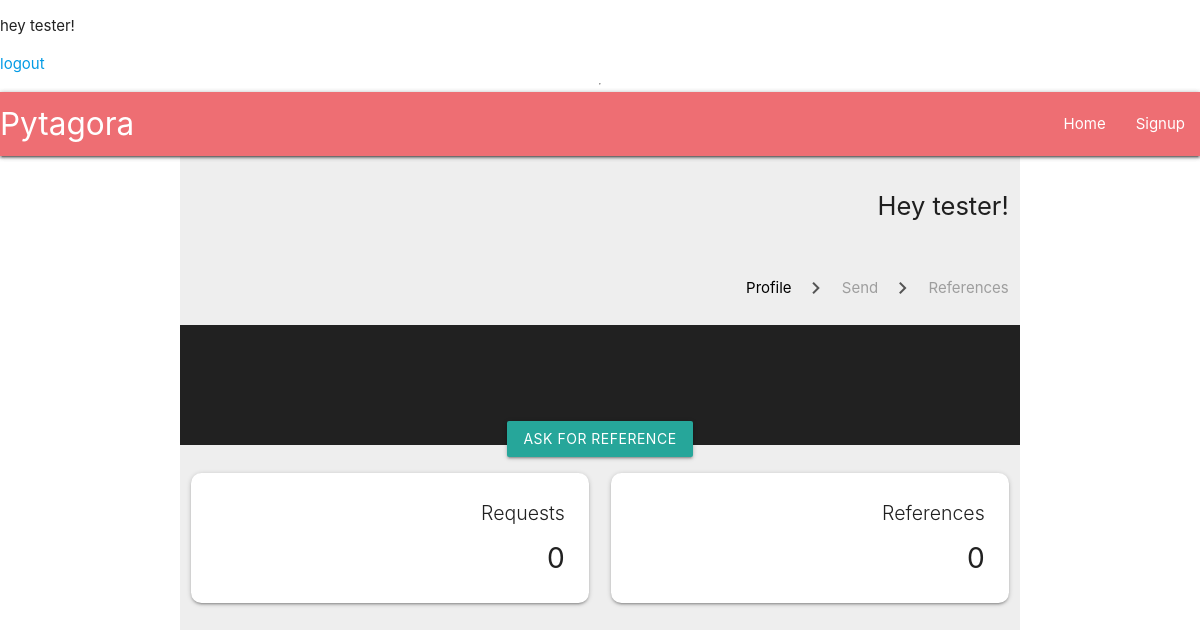
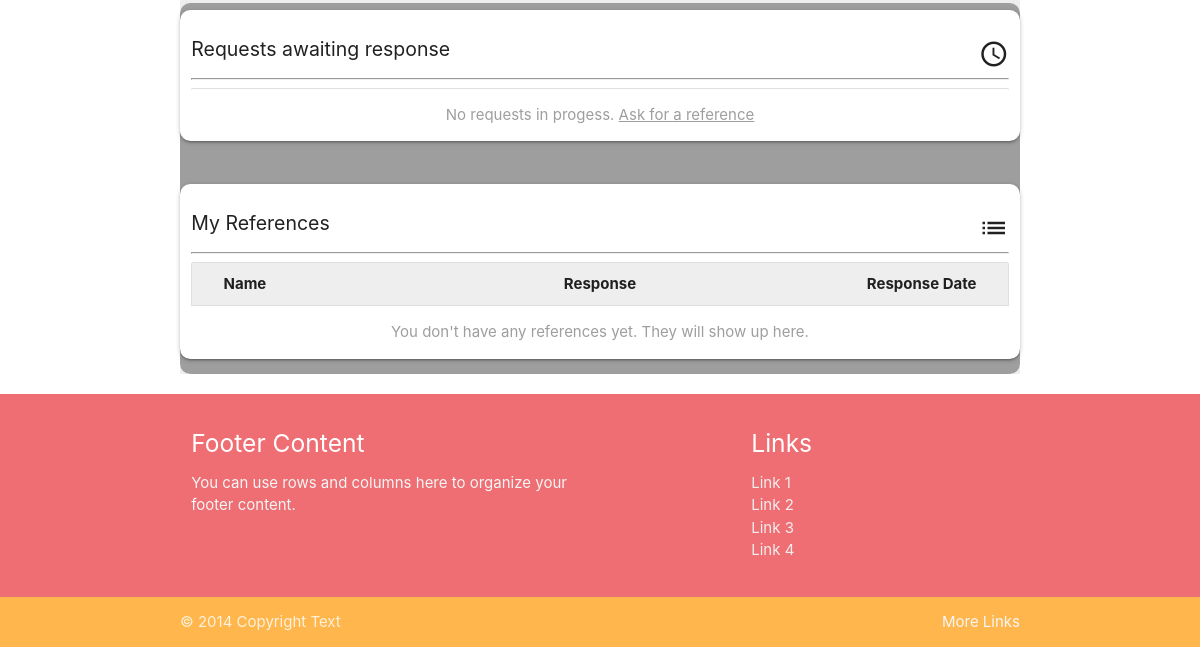
/profile/ (signed in), run on an earlier commit of the app's database (2 pictures, top to bottom).
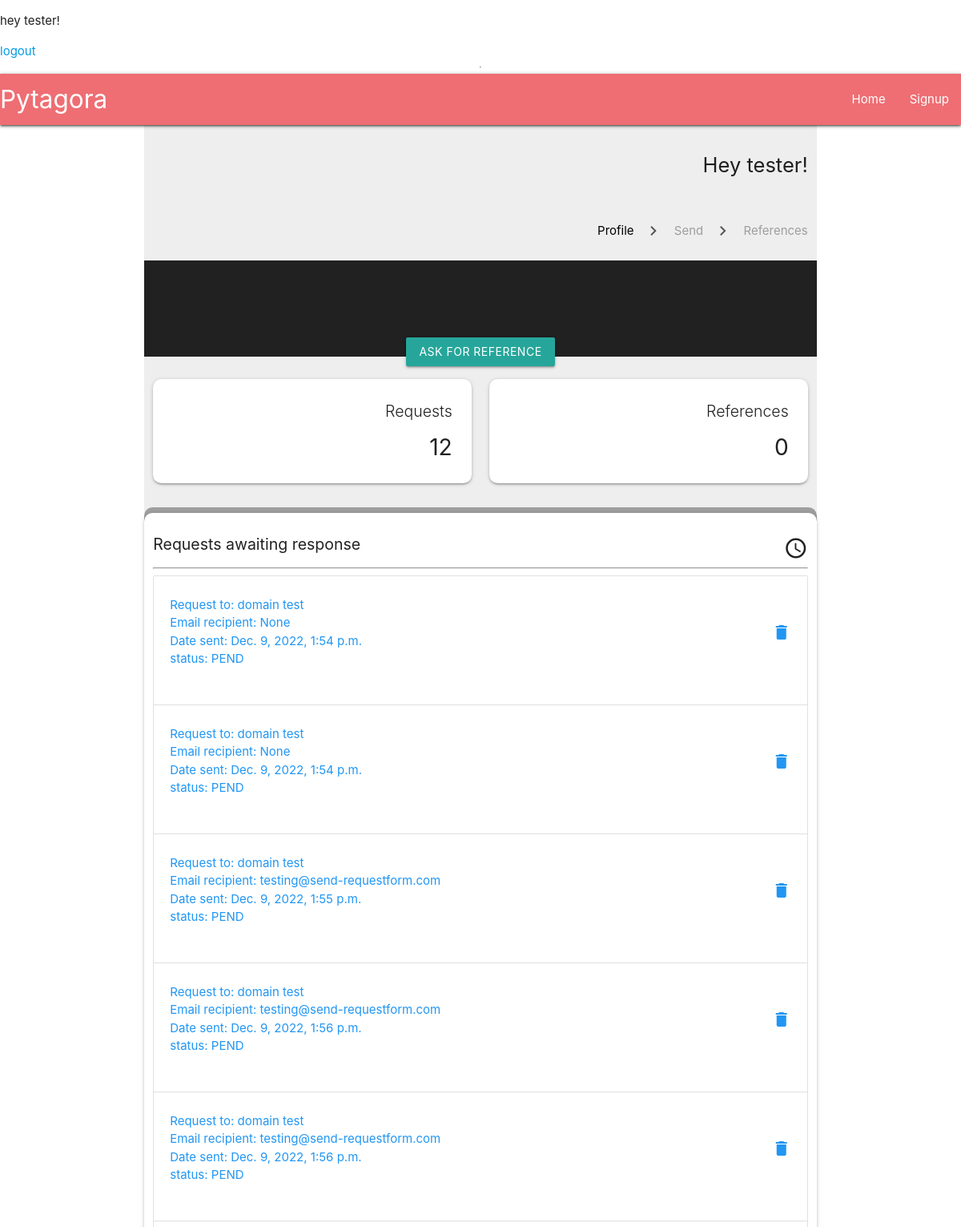
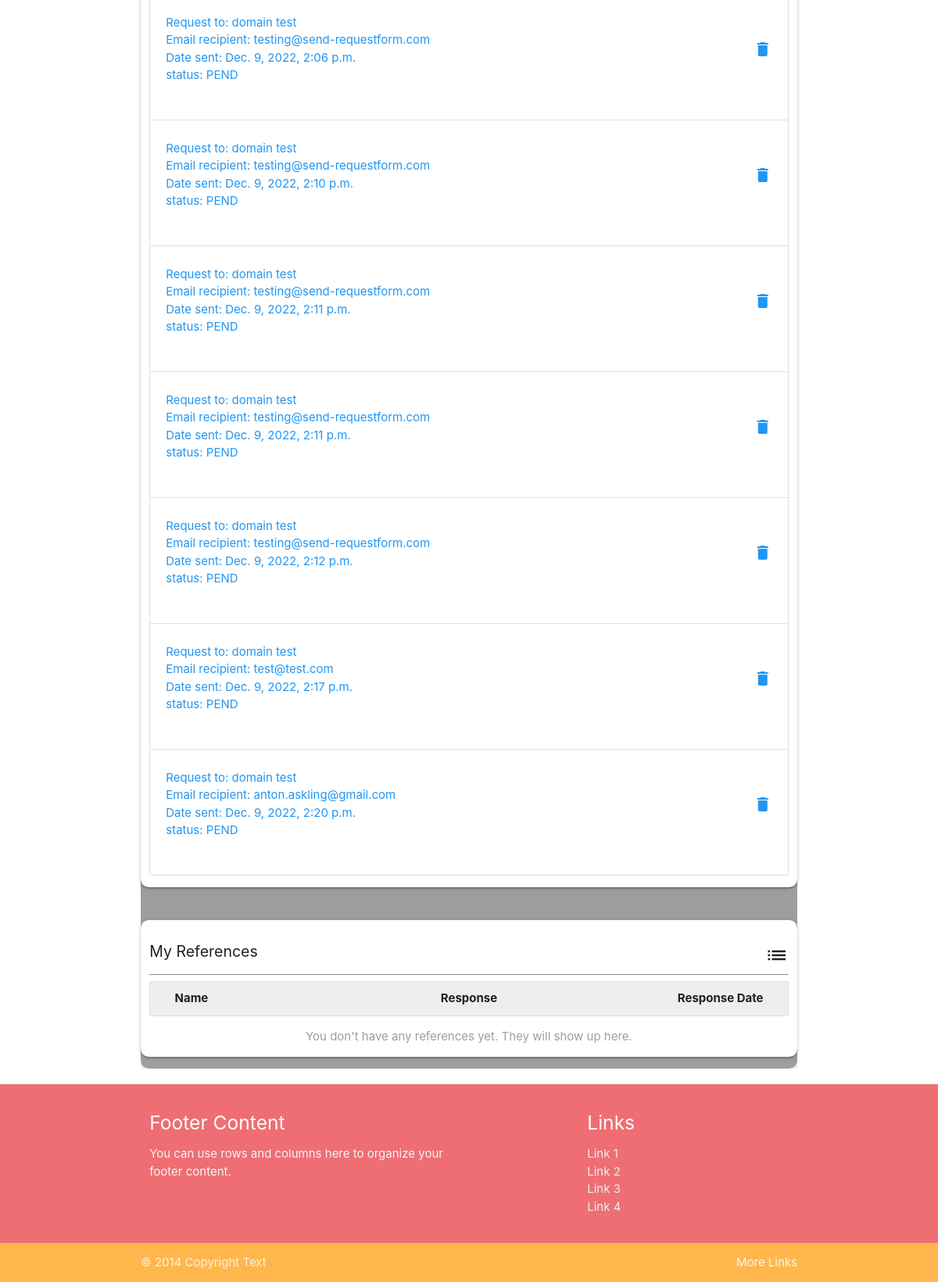
And on a later commit of the database (2 pictures, top to bottom).
### core/models.py (models this page shows, shortened)
class User(PermissionsMixin, AbstractBaseUser):
    email = models.EmailField(_("email adress"), max_length=254, unique=True)
    first_name = models.CharField(_("first name"), max_length=50)
    last_name = models.CharField(_("last name"), max_length=50)
    date_joined = models.DateTimeField(_("date joined"), auto_now_add=True)
    last_login = models.DateTimeField(_("last login"), auto_now=True)
    is_active = models.BooleanField(_("active"), default=True)
    is_staff = models.BooleanField(_("staff"), default=True)
    is_recruiter = models.BooleanField(_("recruiter"), default=False)
    objects = UserManager()
    USERNAME_FIELD = "email"
    REQUIRED_FIELDS = []
    class Meta:
        verbose_name = _("user")
        verbose_name_plural = _("user")

### userprofile/models.py (models this page shows, shortened)
class RefRequest(models.Model):
    profile = models.ForeignKey(Profile, verbose_name=_("profile"), on_delete=models.CASCADE)
    company_name = models.CharField(_("company name"), max_length=100, null=True, blank=True)
    company_slug = models.SlugField(_("company_slug"), null=True, blank=True, unique=False, max_length=150)
    date_from = models.DateField( verbose_name=_("date from"))
    date_to = models.DateField(verbose_name=_("date to"))
    to_email = models.EmailField(_("to email"), max_length=254, null=True, blank=True)
    UNINITIATED = "UNIN"
    PENDING = "PEND"
    COMPLETE = "COMP"
    STATUS_CHOICES = [
        (UNINITIATED, "Uninitiated"),
        (PENDING, "Pending"),
        (COMPLETE, "Complete"),
    ]
    status = models.CharField(_("status"), max_length=4, choices=STATUS_CHOICES, default=UNINITIATED,)
    time_sent = models.DateTimeField(_("time_sent"), auto_now_add=True, null=True)
    class Meta:
        verbose_name = "Reference request"
        verbose_name_plural = "Reference requests"

### userprofile/views.py (the view)
# urls.py: path("profile/", TestProfileView.as_view(), name="test_profile"),
class TestProfileView(LoginRequiredMixin, ListView):
    model = Profile
    context_object_name = "profile"
    template_name="userprofile/test_profile.html"
    def get_context_data(self, **kwargs):
        context = super().get_context_data(**kwargs)
        context["profile"] = context["profile"].filter(user=self.request.user)
        context["requests"] = context["profile"][0].refrequest_set.all()
        context["count_requests"] = context["requests"].count()
        print(context["requests"].count())
        context["comp_responses"] = context["profile"][0].refresponse_set.all(
        ).filter(ref_request__status="COMP")
        context["count_responses"] = context["comp_responses"].count()
        context["current_datetime"] = datetime.now().strftime("%Y-%m-%d %H:%M")
        return context

### userprofile/templates/userprofile/test_profile.html (shortened to what this page needs)
{% extends "base.html" %}
{% block content %}
    <div class="container center grey lighten-3">
        <section class="profile-section">
            <div class="heading-row row row-margin-delete">
                <div class="heading-box col s12">
                    <h2 class="hm right">Hey {{ user.first_name }}!</h2>
                </div>
            </div>
            <div class="crumbs-row row">
                <nav class="crumbs-box col s10 m6 right transparent z-depth-0">
                    <div class="nav-wrapper right ">
                          <a  href="#!" class="breadcrumb black-text">Profile</a>
                          <a  href="#!" class="breadcrumb grey-text">Send</a>
                          <a  href="#!" class="breadcrumb grey-text">References</a>
                    </div>
                </nav>
            </div>
            <div class="req-reference-row row">
                <div class="col s12 profilesque-image grey darken-4">
                    <a class="btn" id="req-reference" href="{% url 'send_request' %}">Ask For Reference</a>
                </div>
            </div>
            <div class="counter-row row row-margin-delete">
                <div class="col s6 counter-box">
                    <div class="card right-align rounded">
                        <div class="card-content">
                            <span class="hs card-title"> Requests </span>
                            <span class="xl3">{{ count_requests }}</span>
                        </div>
                    </div>
                </div>
                <div class=" col s6 counter-box">
                    <div class="card right-align rounded">
                        <div class="card-content">
                            <span class="hs card-title"> References </span>
                            <span class="xl3">{{ count_responses }}</span>
                        </div>
                    </div>
                </div>
            </div>
        </section>
        <section class="grey rounded">
            <div class="row">
                <div class="col s12 card-panel rounded left-align">
                    <h3 class="hs">Requests awaiting response <i class="material-icons small right">access_time</i></h3>
                    <hr/>
                    <div class="collection">
                        {% for request in requests %}
                            {% if request.status == "PEND" %}
                            <a class=" collection-item " href="">
                                <div class="row valign-wrapper">
                                    <div class="col s9 content truncate">
                                        <p class="truncate blue-text">
                                            Request to: {{ request.company_name }}<br />
                                            Email recipient: {{ request.to_email }}<br />
                                            Date sent: {{ request.time_sent }} <br />
                                            status: {{ request.status }}
                                        </p>
                                    </div>
                                    <div class="col s3">
                                        <i class="right material-icons blue-text">delete</i>
                                    </div>
                                </div>
                            </a>
                            {% endif %}
                            {% empty %}
                            <div class="col s12 truncate center-align collection-item grey-text">
                                <p>No requests in progess. <a class="grey-text" href="{% url 'send_request' %}"><u>Ask for a reference</u></a></p>
                            </div>
                        {% endfor %}
                    </div>
            </div>
            </div>
            <div class="row">
                <div class="col s12 card-panel rounded left-align">
                    <h3 class="hs">My References <i class="material-icons small right">list</i></h3>
                    <hr/>
                    <div class="collection">
                        <div class="row collection-item reference-collection grey lighten-3">
                            <div class="col s3 truncate left-align bold">Name</div>
                                    <div class="col s6 truncate center-align bold">Response</div>
                                    <div class="col s3 truncate right-align bold">Response Date</div>
                        </div>
                        {% for response in comp_responses %}
                        <a class="row collection-item reference-collection blue-text" href="">
                                <div class="col s3 truncate left-align"> {{ response.get_full_name }}</div>
                                <div class="col s6 truncate center-align">{{ response.elaborate }}</div>
                                <div class="col s3 truncate right-align">{{ response.time_added }}</div>
                        </a>
                        {% empty %}
                        {% if user.date_joined|date:"Y-m-d H:i"  == current_datetime %}
                        <a class="example-reference row collection-item reference-collection blue-text" href="">
                            <div class="col s3 truncate left-align"> Elon Musk</div>
                            <div class="col s6 truncate center-align">He kind of knew what he was doing, and he liked twitter wich was nice.</div>
                            <div class="col s3 truncate right-align">Dec. 12, 1991</div>
                         </a>
                        <div class="col s12 truncate center-align collection-item grey-text">
                             <p>your references show up here, just like an email, click to read more</p>
                         </div>
                         {% else %}
                         <div class="col s12 truncate center-align collection-item grey-text">
                            <p>You don't have any references yet. They will show up here.</p>
                        </div>
                        {% endif %}
                       {% endfor %}
                    </div>
                    </div>
                </div>
            </div>
{% endblock content %}

### userprofile/templates/base.html (shortened to what this page needs)
{% load static %}
<!DOCTYPE html>
<html lang="en">
    <head>
        <link type="text/css"
              rel="stylesheet"
              href="{% static 'materialize/css/materialize.min.css' %}"
              media="screen,projection"/>
        <link rel="stylesheet" href="{% static 'base/css/style.css' %}"/>
    </head>
    <body>
        {% if user.is_authenticated %}
        <p>hey {{ user.first_name }}!</p>
        <a href="{% url 'logout' %}">logout</a>
        {% else %}
        <a href="{% url 'login' %}"> login</a>
        {% endif %}
        <hr />
        <header>
            <nav>
                <div class="nav-wrapper z-depth-1">
                    <a href="{% url 'home' %}" class="brand-logo">Pytagora</a>
                    <ul class="right hide-on-med-and-down">
                        <li>
                            <a href="{% url 'home' %}">Home</a>
                        </li>
                        <li>
                            <a href="{% url 'signup' %}">Signup</a>
                        </li>
                    </ul>
                </div>
            </nav>
        </header>
       <main>
        {% block content %}
        {% endblock content %}
       </main>
        <footer class="page-footer pytagora-orange" >
            <div class="container">
                <div class="row">
                    <div class="col l6 s12">
                        <h5 class="white-text">Footer Content</h5>
                        <p class="grey-text text-lighten-4">You can use rows and columns here to organize your footer content.</p>
                    </div>
                    <div class="col l4 offset-l2 s12">
                        <h5 class="white-text">Links</h5>
                        <ul>
                            <li>
                                <a class="grey-text text-lighten-3" href="#!">Link 1</a>
                            </li>
                            <li>
                                <a class="grey-text text-lighten-3" href="#!">Link 2</a>
                            </li>
                            <li>
                                <a class="grey-text text-lighten-3" href="#!">Link 3</a>
                            </li>
                            <li>
                                <a class="grey-text text-lighten-3" href="#!">Link 4</a>
                            </li>
                        </ul>
                    </div>
                </div>
            </div>
            <div class="footer-copyright orange lighten-2">
                <div class="container">
                    © 2014 Copyright Text
                    <a class="grey-text text-lighten-4 right" href="#!">More Links</a>
                </div>
            </div>
        </footer>
    </body>
</html>

### staticfiles/base/css/style.css (style rules this page uses)
body { display: flex; min-height: 100vh; flex-direction: column; }
main { flex: 1 0 auto; }
header { z-index: 3; }
.bold { font-weight: bold; }
.collection { overflow: visible; }
.rounded { border-radius: .7rem; }
.breadcrumb { font-size: 1rem !important; }
.breadcrumb:before { content: '\E5CC'; color: rgba(17, 17, 17, 0.7); vertical-align: bottom; display: inline-block; font-family: 'Material Icons'; font-weight: normal; font-style: normal; font-size: 2vw; margin: 0 14px 0 8px; -webkit-font-smoothing: antialiased; }
.row-margin-delete { margin-bottom: 1em !important; }
.hm { font-size: 1.7rem !important; }
.hs { font-size: 1.3rem !important; }
.xl3 { font-size: 1.875rem!important; }
.crumbs-row { margin-bottom: 5px; }
.profilesque-image { height:15vh; padding: 0 !important; }
#req-reference { position: relative !important; top: 12vh; z-index: 2; }
.reference-collection { margin-left: 0rem !important; margin-right: 0rem !important; }

What changed in the data, as far as the page shows it:
added RefRequest: company_name "domain test", to_email "None", time_sent "Dec. 9, 2022, 1:54 p.m.", status "PEND"
added RefRequest: company_name "domain test", to_email "None", time_sent "Dec. 9, 2022, 1:54 p.m.", status "PEND"
added RefRequest: company_name "domain test", to_email "testing@send-requestform.com", time_sent "Dec. 9, 2022, 1:55 p.m.", status "PEND"
added RefRequest: company_name "domain test", to_email "testing@send-requestform.com", time_sent "Dec. 9, 2022, 1:56 p.m.", status "PEND"
added RefRequest: company_name "domain test", to_email "testing@send-requestform.com", time_sent "Dec. 9, 2022, 1:56 p.m.", status "PEND"
added RefRequest: company_name "domain test", to_email "testing@send-requestform.com", time_sent "Dec. 9, 2022, 2:06 p.m.", status "PEND"
added RefRequest: company_name "domain test", to_email "testing@send-requestform.com", time_sent "Dec. 9, 2022, 2:10 p.m.", status "PEND"
added RefRequest: company_name "domain test", to_email "testing@send-requestform.com", time_sent "Dec. 9, 2022, 2:11 p.m.", status "PEND"
added RefRequest: company_name "domain test", to_email "testing@send-requestform.com", time_sent "Dec. 9, 2022, 2:11 p.m.", status "PEND"
added RefRequest: company_name "domain test", to_email "testing@send-requestform.com", time_sent "Dec. 9, 2022, 2:12 p.m.", status "PEND"
added RefRequest: company_name "domain test", to_email "test@test.com", time_sent "Dec. 9, 2022, 2:17 p.m.", status "PEND"
added RefRequest: company_name "domain test", to_email "anton.askling@gmail.com", time_sent "Dec. 9, 2022, 2:20 p.m.", status "PEND"
Also different on the page:
{{ count_requests }}: "0" → "12"
text no longer shown: "No requests in progess. Ask for a reference"
